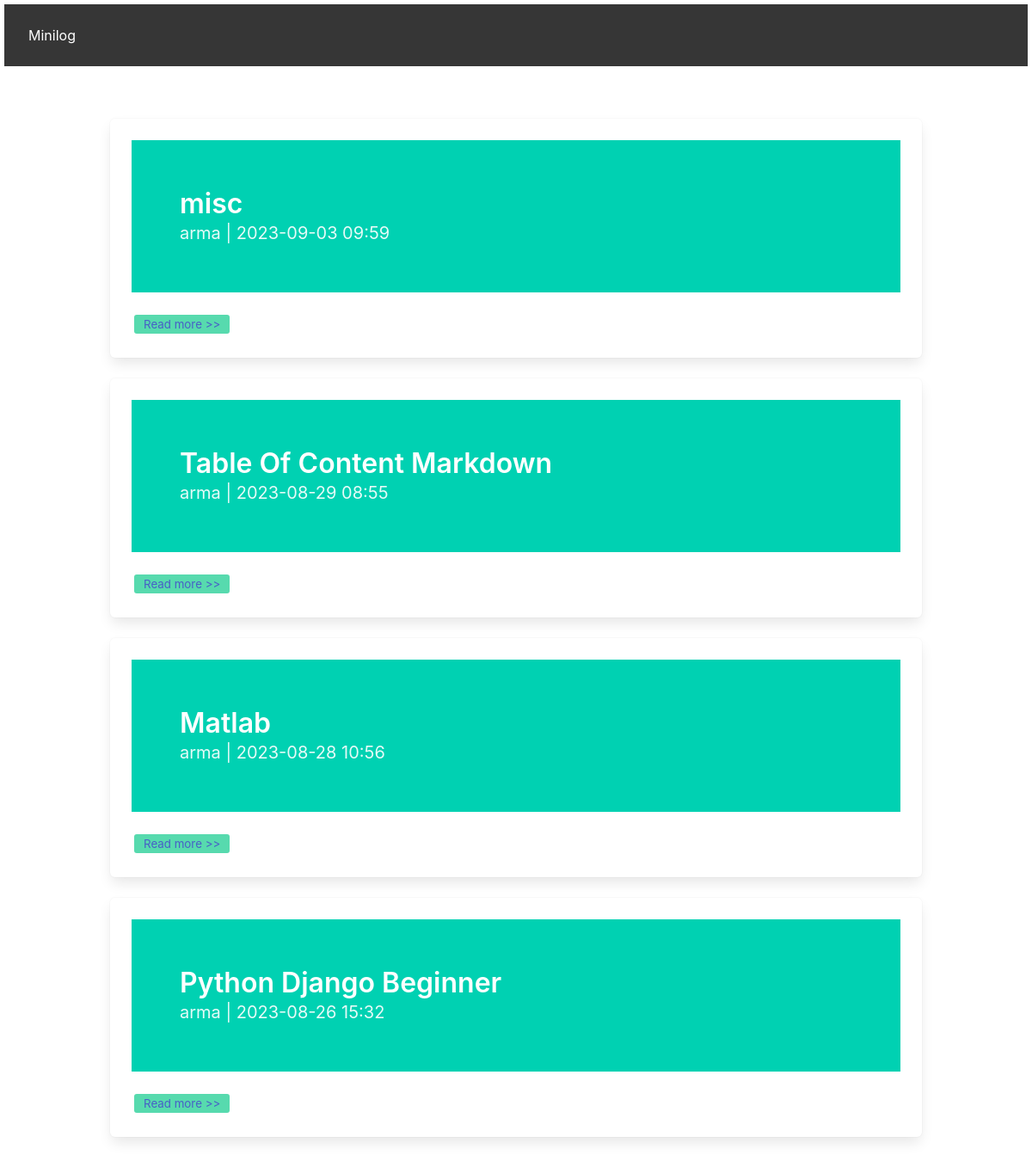
The page / on the database its author committed.
### post/models.py (models this page shows, shortened)
class Post(models.Model):
    post_id = models.AutoField(auto_created=True,primary_key=True)
    author = models.CharField(max_length=30,null=False)
    title = models.CharField(max_length=200)
    intro = models.TextField()
    body = models.TextField()
    created_at = models.DateTimeField(auto_now_add=True)
    slug = models.SlugField(null=True, blank=True,unique=True,db_index=True, editable=False)
    def formated_markdown_intro(self):
        return markdownify(self.intro)

### post/views.py (the view)
# urls.py: path('',views.index, name='index'),
def index(request):
    posts = Post.objects.all().order_by('-created_at')
    return render(request,'index.html',{'posts':posts})

### post/templates/index.html (shortened to what this page needs)
{% extends 'base.html' %}
{% load static %}
{% load emoji_tags%}
{% block content %}
    {% for post in posts %}
        <div class="box">
            <section class="hero is-primary">
                <div class="hero-body">
                    <p class="title">{{ post.title }}</p>
                    <p class="subtitle">{{post.author}} | {{ post.created_at|date:"Y-m-d H:i" }}</p>
                </div>
            </section>
            <div class="content">
                <button style="background-color: rgb(87, 218, 174); border: 0; border-radius: 3px;">
                <a href="{% url 'detail' post.post_id %}">Read more >> </a>
                </button>
            </div>
        </div>
    {% endfor %}
{% endblock %}

### post/static/css/base.css (style rules this page uses)
* { margin: 5px; padding: 3px; }

### rows shown on the page
Post: title "misc", author "arma", created_at "2023-09-03 09:59"
Post: title "Table Of Content Markdown", author "arma", created_at "2023-08-29 08:55"
Post: title "Matlab", author "arma", created_at "2023-08-28 10:56"
Post: title "Python Django Beginner", author "arma", created_at "2023-08-26 15:32"
